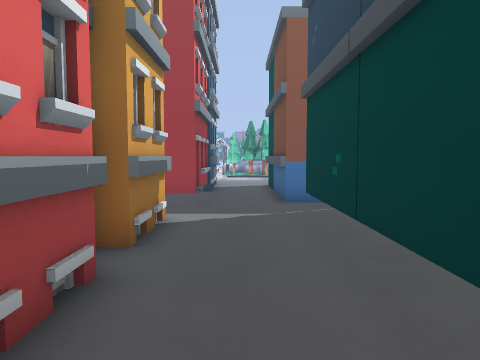
[1] (above)

21 first-person views from a walk through a 3-D level made in the Godot game engine. The camera is 1.3 m above the floor, tilts 4° down and sees 70° across. The floor is counted in squares, 1 m on a side. Each view is taken from the middle of a square. On the plan, view 1 faces up. The plan holds only what a view shows up to about 15 squares ahead; the rest is blank. The place goes on beyond the plan.

[2]
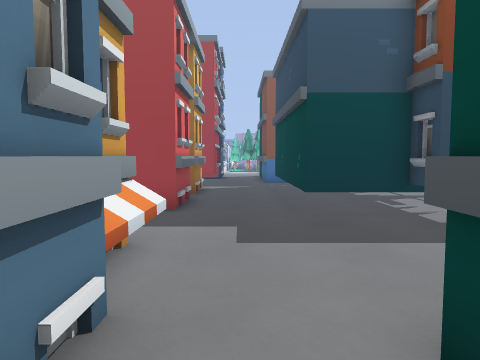

[3]
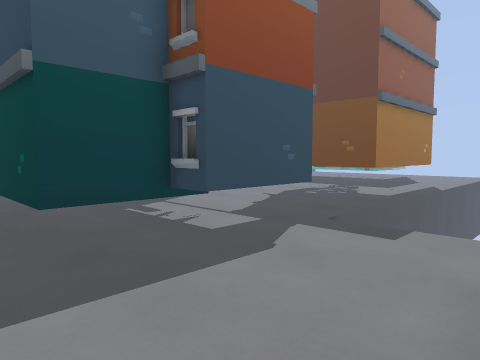

[4]
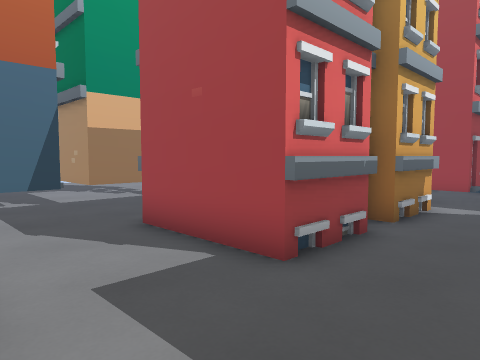

[5]
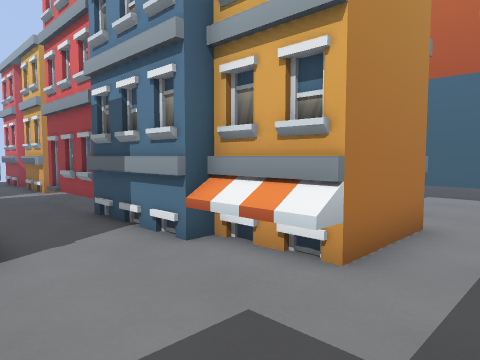

[6]
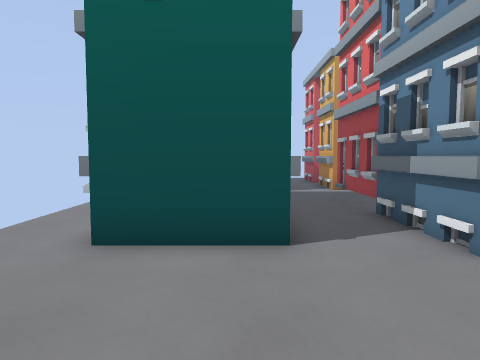

[7]
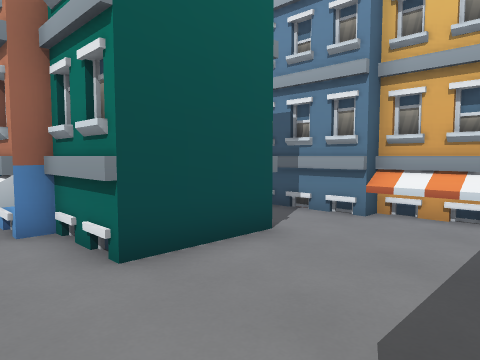

[8]
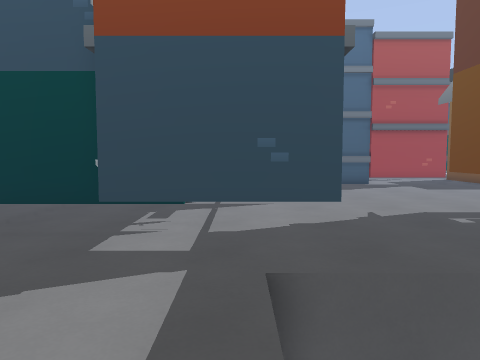

[9]
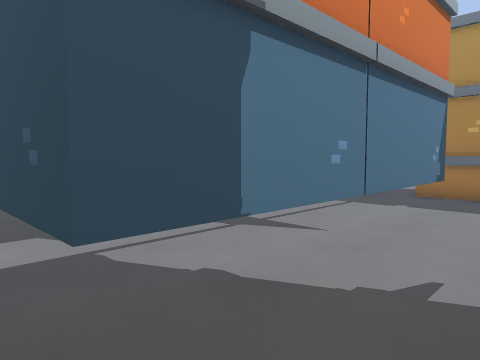

[10]
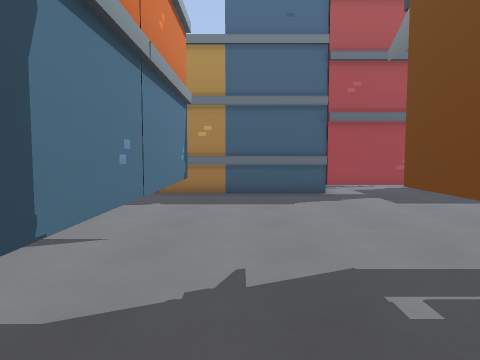

[11]
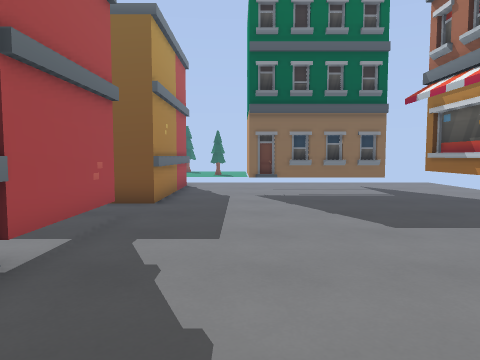

[12]
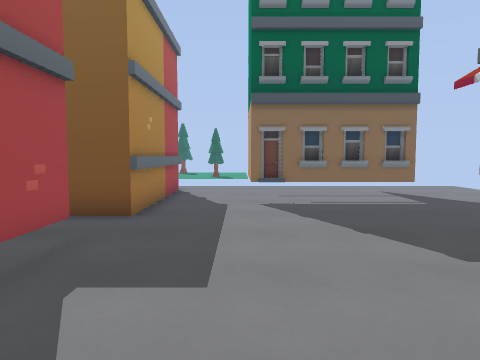

[13]
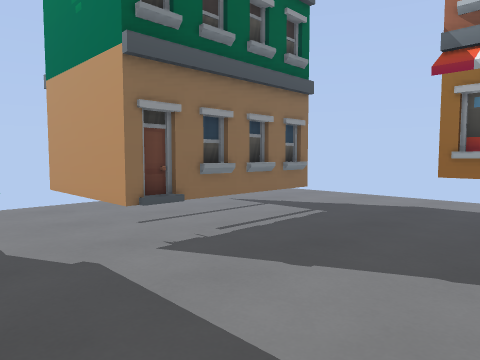

[14]
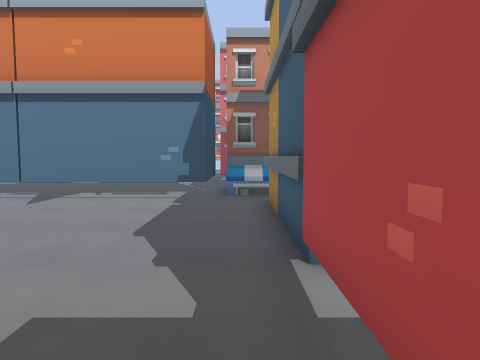

[15]
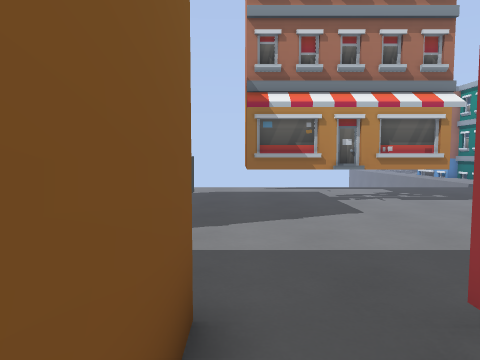

[16]
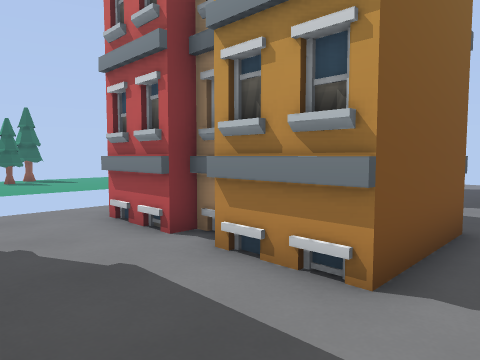

[17]
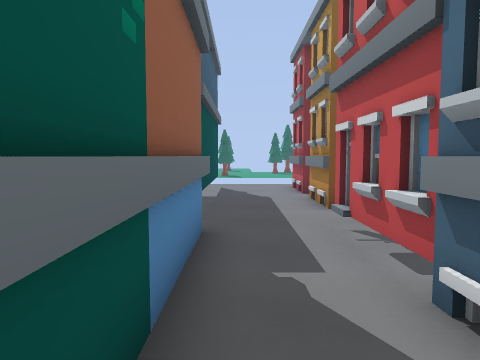

[18]
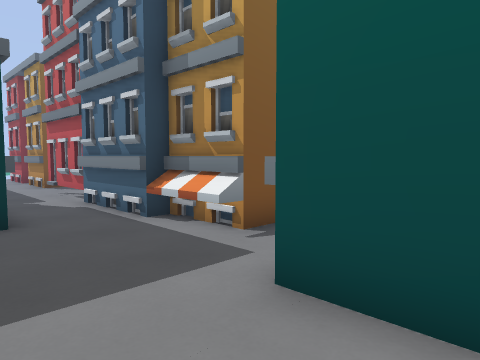

[19]
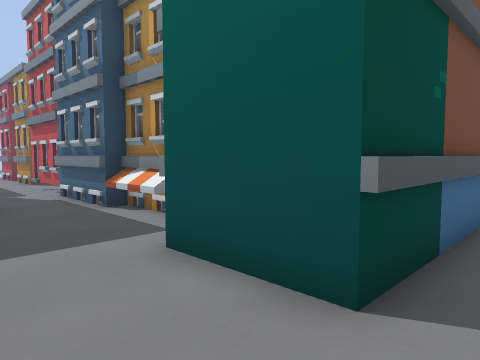

[20]
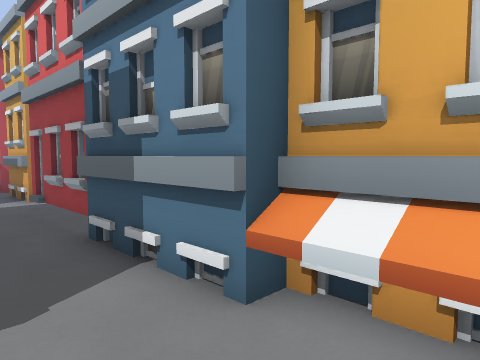

[21]
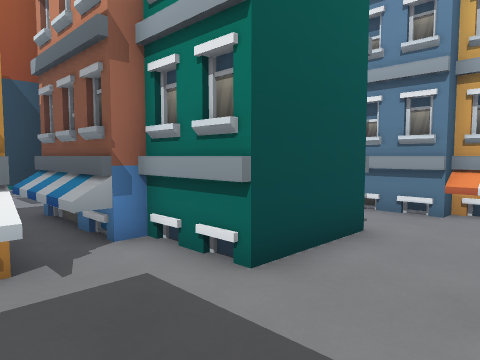

### Floor plan
Key: @ floor where view 1 was taken; # wall or solid block; . floor; = window, fence, low wall or low ledge; ^ raised ledge; T thing the floor can be seen under or through.
Columns run from 14 left of view 1 to 24 right of it. Each row starts with its distance up from view 1.
 18             #^...... .
 17             #^.........#######. ######.
 16             #^.........................
 15              #.####....................
 14              #.#  #.=#########..##.###.
 13              #.#  #^##        ..####
 12              #.#   ##         ..#
 11              #.#   ###########..#
 10              #.##  #............######.
  9             ##....###T.................
  8             ....#  # T.................
  7             #...#    T............TT##.
  6             #...#    T............T   .
  5             #...#    T............T   .
  4 ..          #...#    T............T   .
  3 ..    #     #...#    T...TTTTTTT..T   .
  2  .  ###..####...#    T...T     T.......
  1  ...............#TTT T...T      .......
  0        ##.....@...TTTT...TTTTTTT.......
 -1         #..............................
 -2         #.###^.......
 -3             #^.......
 -4             #^.......
 -5              #.####..
 -6              #.   #..
 -7              #.   #=.
 -8              #.   ##.

Where each view was taken, in squares from view 1:
view 1: 0 up, 0 right, facing up
view 2: 7 down, 0 right, facing up
view 3: 5 down, 0 right, facing up-right
view 4: 2 down, 1 right, facing up-left
view 5: 0 up, 2 right, facing down-left
view 6: 0 up, 2 right, facing down
view 7: 1 down, 6 right, facing down-left
view 8: 5 down, 6 right, facing up
view 9: 1 down, 10 right, facing up-left
view 10: 1 down, 9 right, facing up
view 11: 8 up, 8 right, facing right
view 12: 8 up, 10 right, facing right
view 13: 10 up, 15 right, facing down-right
view 14: 10 up, 16 right, facing left
view 15: 13 up, 17 right, facing down
view 16: 17 up, 16 right, facing down-right
view 17: 16 up, 9 right, facing right
view 18: 18 up, 2 right, facing down-right
view 19: 18 up, 0 right, facing down-right
view 20: 18 up, 1 right, facing down-left
view 21: 18 up, 7 right, facing down-left
